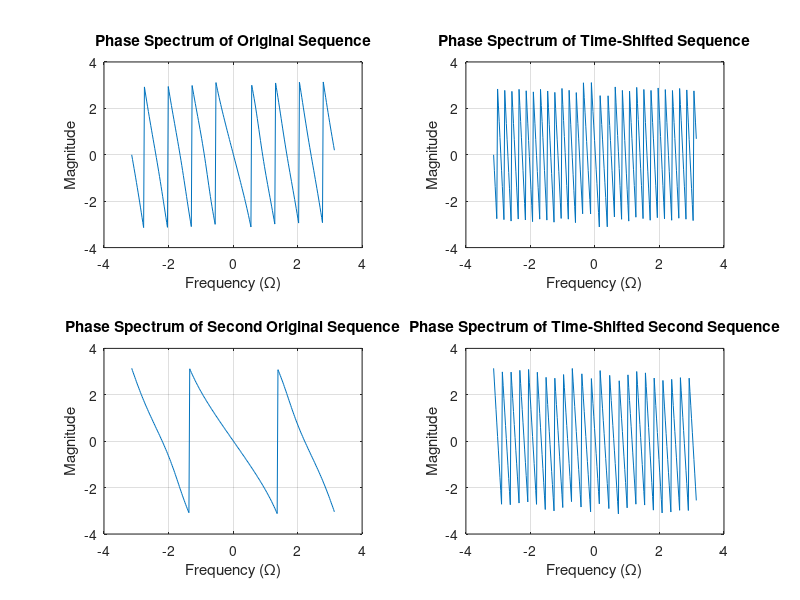

Source code (MATLAB):
%Program P7_2
%Time-Shifting Properties of DTFT
clf;
N = 256;
w = -pi:2*pi/N:pi; 
wo = 0.4*pi; 
D1 = 10; 
num = [1 2 3 4 5 6 7 8 9];

D2 = 20;
num2 = [1,2,3,4];

h1 = fftshift(fft(num, N));
h2 = fftshift(fft([zeros(1,D2) num], N));
h3 = fftshift(fft(num2, N));
h4 = fftshift(fft([zeros(1, D2) num2], N));

axis_freq = linspace(-pi, pi, N);

subplot(2,2,1)
plot(axis_freq, angle(h1));grid
title('Phase Spectrum of Original Sequence')
xlabel('Frequency (\Omega)');
ylabel('Magnitude');

subplot(2,2,2)
plot(axis_freq, angle(h2));grid
title('Phase Spectrum of Time-Shifted Sequence')
xlabel('Frequency (\Omega)');
ylabel('Magnitude');

subplot(2,2,3)
plot(axis_freq, angle(h3));grid
title('Phase Spectrum of Second Original Sequence')
xlabel('Frequency (\Omega)');
ylabel('Magnitude');

subplot(2,2,4)
plot(axis_freq, angle(h4));grid
title('Phase Spectrum of Time-Shifted Second Sequence')
xlabel('Frequency (\Omega)');
ylabel('Magnitude');
